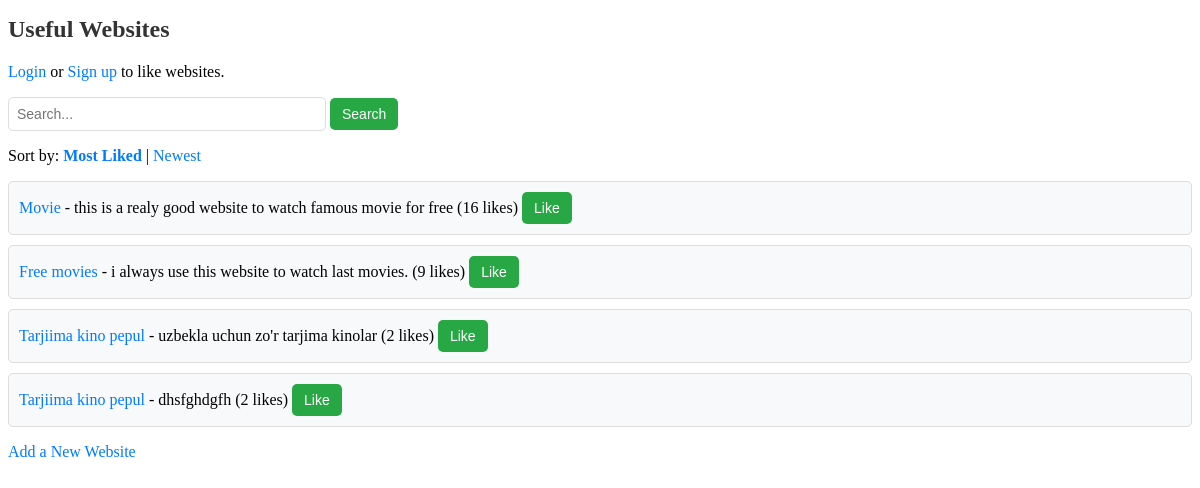
The page /?sort=likes&q= on the database its author committed.
### websites/models.py (models this page shows, shortened)
class Website(models.Model):
    title = models.CharField(max_length=200)
    url = models.URLField()
    description = models.TextField()
    likes = models.IntegerField(default=0)
    created_at = models.DateTimeField(auto_now_add=True)

### websites/views.py (the view)
# urls.py: path('', views.home, name='home'),  # Home page
def home(request):
    query = request.GET.get('q', '')
    sort_by = request.GET.get('sort', 'created_at')
    websites = Website.objects.filter(title__icontains=query).order_by(f'-{sort_by}')
    user_likes = set()
    if request.user.is_authenticated:
        user_likes = set(Like.objects.filter(user=request.user).values_list('website_id', flat=True))
    for website in websites:
        website.is_liked = website.id in user_likes
    return render(request, 'websites/home.html', {
        'websites': websites,
        'current_sort': sort_by,
        'query': query,
        'user_likes': user_likes
    })

### websites/templates/websites/home.html (shortened to what this page needs)
{% load static %}
<!DOCTYPE html>
<html lang="en">
<head>
    <link rel="stylesheet" type="text/css" href="{% static 'websites/style.css' %}">
</head>
<body>
    <h1>Useful Websites</h1>
    <p>
        {% if user.is_authenticated %}
            Welcome, {{ user.username }}!
            <form action="/accounts/logout/" method="post" class="inline-form">
                {% csrf_token %}
                <button type="submit">Logout</button>
            </form>
        {% else %}
            <a href="/accounts/login/">Login</a> or <a href="/signup/">Sign up</a> to like websites.
        {% endif %}
    </p>
    <form method="GET" action="/">
        <input type="text" name="q" placeholder="Search..." value="{{ query }}">
        <button type="submit">Search</button>
    </form>
    <p>Sort by:
        <a href="?sort=likes&q={{ query }}" {% if current_sort == 'likes' %}style="font-weight: bold;"{% endif %}>Most Liked</a> |
        <a href="?sort=created_at&q={{ query }}" {% if current_sort == 'created_at' %}style="font-weight: bold;"{% endif %}>Newest</a>
    </p>
    <ul>
        {% for website in websites %}
            <li>
                <a href="{{ website.url }}" target="_blank">{{ website.title }}</a> - {{ website.description }}
                (<span class="likes-count">{{ website.likes }} likes</span>)
                <form method="POST" action="{% url 'like_website' website.id %}" class="inline-form">
                    <button type="submit" class="like-button">
                        {% if website.is_liked %}
                            Unlike
                        {% else %}
                            Like
                        {% endif %}
                    </button>
                </form>
            </li>
        {% empty %}
            <li>No websites found.</li>
        {% endfor %}
    </ul>
    <a href="/add/">Add a New Website</a>
</body>
</html>

### websites/static/css/style.css (style rules this page uses)
.inline-form { display: inline; }
.like-button, .red-button { padding: 10px 15px; font-size: 14px; border: none; border-radius: 5px; cursor: pointer; background-color: #007bff; color: white; transition: background-color 0.3s ease; }
input[type="text"] { padding: 8px; font-size: 14px; width: 300px; border: 1px solid #ddd; border-radius: 5px; }
button[type="submit"] { padding: 8px 12px; font-size: 14px; border: none; border-radius: 5px; cursor: pointer; background-color: #28a745; color: white; transition: background-color 0.3s ease; }
ul { list-style-type: none; padding: 0; }
ul li { margin-bottom: 10px; padding: 10px; background-color: #f8f9fa; border: 1px solid #ddd; border-radius: 5px; }
h1 { font-size: 24px; color: #333; margin-bottom: 20px; }
a { color: #007bff; text-decoration: none; }

### rows shown on the page
Website: title "Movie", description "this is a realy good website to watch famous movie for free", likes "16", shows "Like"
Website: title "Free movies", description "i always use this website to watch last movies.", likes "9", shows "Like"
Website: title "Tarjiima kino pepul", description "uzbekla uchun zo'r tarjima kinolar", likes "2", shows "Like"
Website: title "Tarjiima kino pepul", description "dhsfghdgfh", likes "2", shows "Like"
